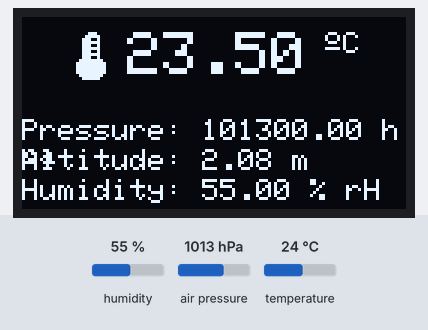
Simulated run of this sketch. Board: ESP32. Shown: 128×64 one-colour display. The inputs (shaded band) are chosen by the test bench; at power-on: humidity 55 %, air pressure 1013 hPa, temperature 24 °C. What the sketch prints to the serial monitor is not drawn.

Above: at 6.2 s.
6.3 s: humidity set to 22 %
At 8.6 s:
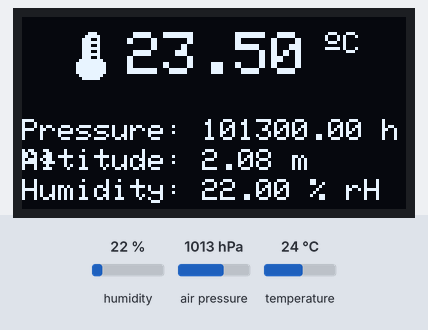
8.9 s: air pressure set to 952 hPa
At 10.6 s:
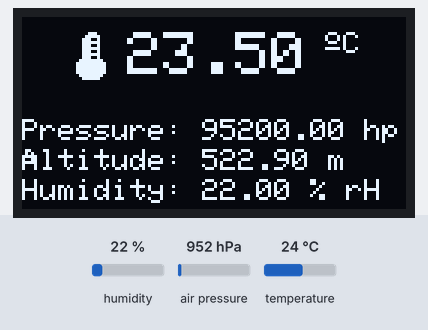
11.1 s: temperature set to 12 °C
At 12.6 s:
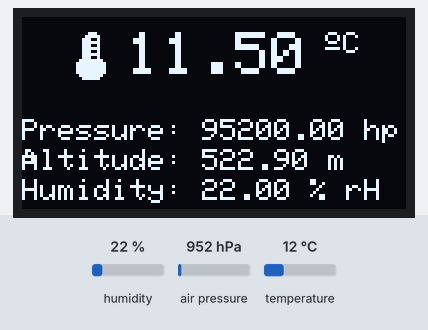
13.4 s: humidity set to 40 %
At 14.7 s:
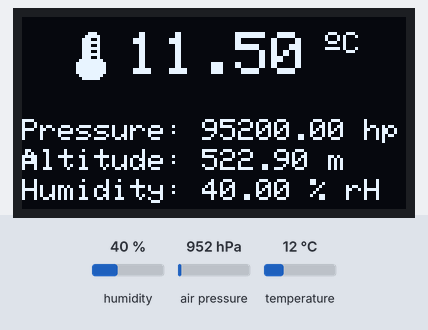
15.6 s: air pressure set to 975 hPa
At 16.7 s:
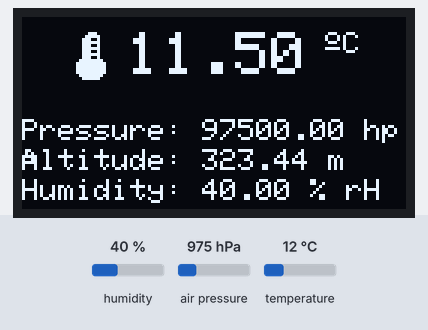
Timing chart, 0 to 18.6 s (numbered marks = the images above; inputs shaded):
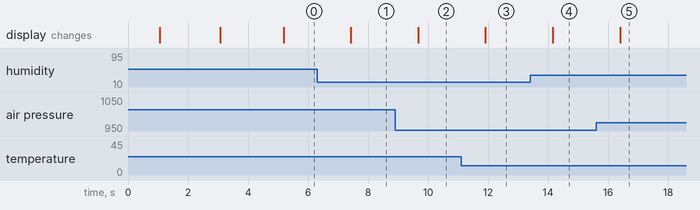

Measured:
- after the input at 6.3 s, the display: changes after 1.1 s (image 1)
- after the input at 8.9 s, the display: changes after 0.77 s (image 2)
- after the input at 11.1 s, the display: changes after 0.82 s (image 3)
- after the input at 13.4 s, the display: changes after 0.76 s (image 4)
- after the input at 15.6 s, the display: changes after 0.80 s (image 5)

The sketch:

WeatherStation_BMP280_AHT20_Clean.ino
```cpp
/***************************************************************************
Weather Station, displays Temperature, Pressure, Altitude, and Humidity on an OLED
Programmer: Zohaib Amir
Date: 28.06.2024


Hardware:
BMP280 (Optional)
AHT20
128x64 OLED
ESP32 DOIT DEVKIT 30Pin

 ***************************************************************************/

#include <Wire.h>  //I2C Library
#include <SPI.h>    //SPI Library
#include <Arduino.h>
#include <Adafruit_GFX.h>
#include <Adafruit_Sensor.h>
#include <Adafruit_SSD1306.h>
#include <Adafruit_AHTX0.h>
#include <Adafruit_BMP280.h>


/***************************************************************************
OLED
 ***************************************************************************/

#define SCREEN_WIDTH 128 // OLED display width, in pixels
#define SCREEN_HEIGHT 64 // OLED display height, in pixels
#define OLED_RESET     -1 // Reset pin # (or -1 if sharing Arduino reset pin)
#define SCREEN_ADDRESS 0x3C ///< See datasheet for Address; 0x3D for 128x64, 0x3C for 128x32
Adafruit_SSD1306 display(SCREEN_WIDTH, SCREEN_HEIGHT, &Wire, OLED_RESET);// Declaration for an SSD1306 display connected to I2C (SDA, SCL pins)

/***************************************************************************
BMP280 Sensor
 ***************************************************************************/

Adafruit_BMP280 bmp; // I2C address is 0x76 or 0x77
float TempCalibrated; // Variable declared to Calibrate the Sensor Readings

/***************************************************************************
AHT20 Sensor
 ***************************************************************************/
Adafruit_AHTX0 aht;


/***************************************************************************
Logo
 ***************************************************************************/

unsigned char temperature_icon[] ={
  0b00000001, 0b11000000, //        ###
  0b00000011, 0b11100000, //       #####
  0b00000111, 0b00100000, //      ###  #
  0b00000111, 0b11100000, //      ######
  0b00000111, 0b00100000, //      ###  #
  0b00000111, 0b11100000, //      ######
  0b00000111, 0b00100000, //      ###  #
  0b00000111, 0b11100000, //      ######
  0b00000111, 0b00100000, //      ###  #
  0b00001111, 0b11110000, //     ########
  0b00011111, 0b11111000, //    ##########
  0b00011111, 0b11111000, //    ##########
  0b00011111, 0b11111000, //    ##########
  0b00011111, 0b11111000, //    ##########
  0b00001111, 0b11110000, //     ########
  0b00000111, 0b11100000, //      ######
};


void setup() {

/***************************************************************************
Serial Setup
 ***************************************************************************/
  Serial.begin(9600);
  while ( !Serial ) delay(100);   // wait for native usb
  Serial.println(F("BMP280 test"));
  unsigned status;

  /***************************************************************************
OLED Setup
 ***************************************************************************/
 // SSD1306_SWITCHCAPVCC = generate display voltage from 3.3V internally
  if(!display.begin(SSD1306_SWITCHCAPVCC, SCREEN_ADDRESS)) {
    Serial.println(F("SSD1306 allocation failed"));
    for(;;); // Don't proceed, loop forever
  }
  display.setTextColor(WHITE);
  delay(1000); // Pause for 1 Sec

/***************************************************************************
AHT20 Setup
 ***************************************************************************/
    if (! aht.begin()) {
    Serial.println("Could not find AHT? Check wiring");
      display.clearDisplay();// Clear the buffer.
      display.setCursor(0, 0);
      display.setTextSize(1);
      display.print("Could not find AHT? Check wiring");
      display.display(); //Sends Output to Display
    while (1) delay(10);
  }
  Serial.println("AHT10 or AHT20 found");
      display.clearDisplay();// Clear the buffer.
      display.setCursor(0, 0);
      display.setTextSize(1);
      display.print("AHT10 or AHT20 found");
      display.display(); //Sends Output to Display
      delay(2000); // Pause for 1 Sec


 /***************************************************************************
 Start BMP280
 ***************************************************************************/

  status = bmp.begin(0x77); //status = bmp.begin(BMP280_ADDRESS_ALT, BMP280_CHIPID);
  if (!status) {
    Serial.println(F("Could not find a valid BMP280 sensor, check wiring or "
                      "try a different address!"));
    Serial.print("SensorID was: 0x"); Serial.println(bmp.sensorID(),16);
    Serial.print("        ID of 0xFF probably means a bad address, a BMP 180 or BMP 085\n");
    Serial.print("   ID of 0x56-0x58 represents a BMP 280,\n");
    Serial.print("        ID of 0x60 represents a BME 280.\n");
    Serial.print("        ID of 0x61 represents a BME 680.\n");
          display.clearDisplay();// Clear the buffer.
          display.setTextSize(1);
          display.setCursor(0, 20);
          display.print("Could not find a valid BMP280 sensor");
          display.setCursor(0, 40);
          display.print("SensorID was: 0x");
          display.setCursor(97, 40);
          display.print(bmp.sensorID(),16);
          display.display(); //Sends Output to Display

    while (1) delay(10);
  }
  Serial.println("BMP280 found");
      display.setCursor(0, 20);
      display.setTextSize(1);
      display.print("BMP280 found");
      display.display(); //Sends Output to Display
      delay(2000); // Pause for 1 Sec

  /* Default settings from datasheet. */
  bmp.setSampling(Adafruit_BMP280::MODE_NORMAL,     /* Operating Mode. */
                  Adafruit_BMP280::SAMPLING_X2,     /* Temp. oversampling */
                  Adafruit_BMP280::SAMPLING_X16,    /* Pressure oversampling */
                  Adafruit_BMP280::FILTER_X16,      /* Filtering. */
                  Adafruit_BMP280::STANDBY_MS_500); /* Standby time. */


}


void loop() {


  sensors_event_t humidity, temp; //Get Data from AHT20
  aht.getEvent(&humidity, &temp);// populate temp and humidity objects with fresh data
  TempCalibrated = bmp.readTemperature() - 0.5;  //Calibration Correction Value

  display.clearDisplay();
  display.setTextColor(WHITE);

/***************************************************************************
 Draw Images and Sensor Data on Display
 ***************************************************************************/

  display.setTextSize(2);
  display.drawBitmap(15, 5, temperature_icon, 16, 16 ,1);
  display.setCursor(35, 5);
  display.print(TempCalibrated);
  display.cp437(true); //Import CharacterSet for Celcius Symbol
  display.setTextSize(1);
  display.print(" ");
  display.write(167); //Celcius Symbol
  display.print("C");

  display.setCursor(0, 34);
  display.setTextSize(1);
  display.print("Pressure: ");
  display.print(bmp.readPressure());
  display.print(" hpa");

  display.setCursor(0, 44);
  display.setTextSize(1);
  display.print("Altitude: ");
  display.print(bmp.readAltitude(1013.25));  //Standard pressure at sea level is defined as 1013hPa
  display.print(" m");

  display.setCursor(0, 54);
  display.setTextSize(1);
  display.print("Humidity: ");
  display.print(humidity.relative_humidity);
  display.print(" % rH");

  display.display();


  /***************************************************************************
 Serial Monitor Data Output
 ***************************************************************************/

    Serial.print(F("Pressure BMP280 = "));
    Serial.print(bmp.readPressure());
    Serial.println(" Pa");

    Serial.print(F("Temperature BMP = "));
    Serial.print(bmp.readTemperature());
    Serial.println(" *C");

    Serial.print(F("Temperature Calibrated BMP = "));
    Serial.print(TempCalibrated);
    Serial.println(" *C");

    Serial.print(F("Approx altitude BMP280 = "));
    Serial.print(bmp.readAltitude(1013.25)); /* Adjusted to local forecast! */
    Serial.println(" m");

    Serial.print("Temperature AHT20: ");
    Serial.print(temp.temperature);
    Serial.println(" *C");

    Serial.print("Humidity AHT20: ");
    Serial.print(humidity.relative_humidity);
    Serial.println(" rH %");

    Serial.println();

    delay(2000);  //Update all values every 2 Seconds
}
```
